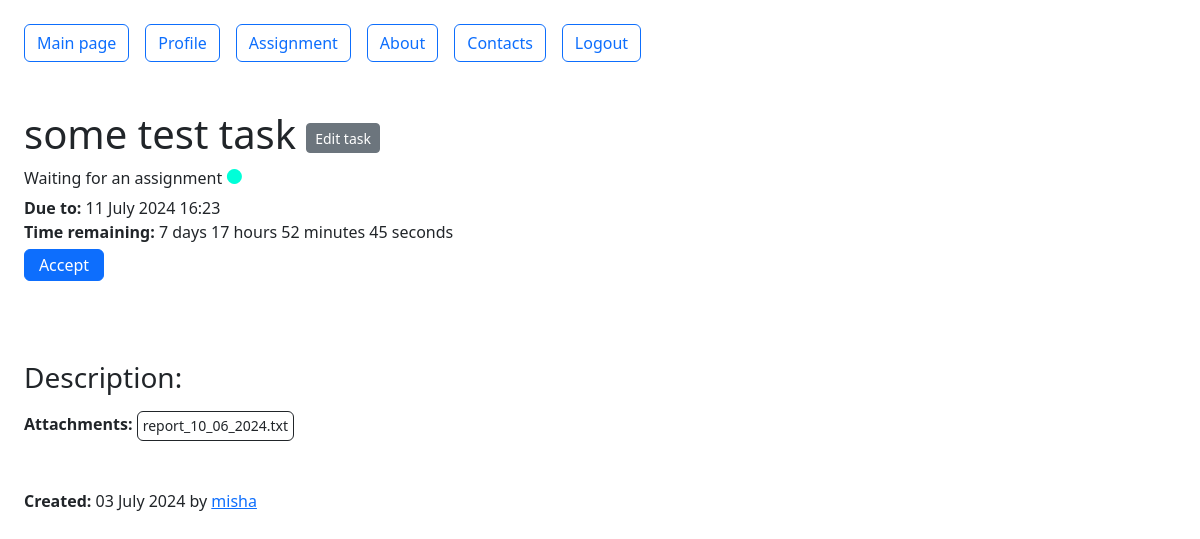
Page /assignment/8260a340-c10f-40d8-81fd-02a741f29e20 (signed in) on the committed database.
### src/models/task.py (models this page shows, shortened)
class Task(db.Model):
    __tablename__ = 'tasks'
    id = db.Column(db.Integer, primary_key=True)
    subject = db.Column(db.String(50), nullable=False)
    description = db.Column(db.Text)
    created = db.Column(db.DateTime)
    deadline = db.Column(db.DateTime)
    created_by = db.Column(db.String(20))
    label = db.Column(db.String(30), default='Waiting for an assignment')
    uid = db.Column(db.String(36), unique=True)
    user_limit = db.Column(db.Integer, default=5)
    current_user_number = db.Column(db.Integer, default=0)
    users = db.relationship('User', secondary=user_task, backref='tasks')
    files = db.relationship('File', backref='task')
    comments = db.relationship('Comment', backref='tasks')
    @staticmethod
    def get_task(uid):
        return db.session.query(Task).filter_by(uid=uid).first()

### src/models/file.py (models this page shows, shortened)
class File(db.Model):
    __tablename__ = 'files'
    id = db.Column(db.Integer, primary_key=True)
    filename = db.Column(db.String(50))
    data = db.Column(db.LargeBinary)
    uid = db.Column(db.String(36), unique=True)
    task_id = db.Column(db.Integer, db.ForeignKey('tasks.id'))

### src/resourses/task.py (the view)
class TaskDescription(BaseResource):
    @login_required
    def get(self, task_uid):
        task = Task.get_task(task_uid)
        color_label = {'Waiting for an assignment': '#00FFD8',
                       'In progress': '#FFD900',
                       'Done': '#32FF00',
                       'Missed the deadline': '#FF0000'}
        return make_response(self.render_template('task.html', color=color_label, task=task))

### src/auth.py (called while the page is built)
@login_manager.user_loader
def load_user(username):
    return User.get_user(username)

### src/models/user.py (called while the page is built)
    @staticmethod
    def get_user(username):
        return db.session.query(User).filter_by(username=username).first()

### src/resourses/base.py (called while the page is built)
    @staticmethod
    def get_menu():
        if getattr(current_user, 'is_authenticated', False):
            return ['Main page', 'Profile', 'Assignment', 'About', 'Contacts', 'Logout']
        else:
            return ['Main page', 'Register', 'Login', 'About', 'Contacts']

    @classmethod
    def render_template(cls, template, **context):
        context['menu'] = cls.get_menu()
        context['title'] = cls.title
        return render_template(template, **context)

### templates/task.html (shortened to what this page needs)
{% extends 'base.html' %}
{% block content %}
<div class="p-4">
    <div class="d-flex">
        <h1>{{ task.subject }}</h1>
        <button type="button" class="btn btn-secondary btn-sm align-self-center" style="height: 30px; margin: 0px 0px 0px 10px" id="edit-task">Edit task</button>
    </div>
    <div class="position-relative top-0 end-0 d-flex">
        <div class="position-relative" style="">{{ task.label }}</div>
        <span class="fs-5 position-relative" style="color: {{ color[task.label] }}; top: -4px; left: 3px"> ● </span>
    </div>
    <div class="position-relative" style="bottom: 0px">
    <span class="fw-bold">Due to:</span> {{ task.deadline.strftime('%d %B %Y %H:%M') }}
    <br>
    <span class="fw-bold">Time remaining:</span> <span class="time-left" data-deadline="{{ task.deadline.strftime('%Y-%m-%dT%H:%M:%S') }}"></span>
    </div>
    <div class="d-inline-flex" id="accept-reject-button" url="{{ url_for('acceptreject', task_uid=task.uid) }}" cur_user="{{ current_user.username }}" task_uid="{{ task.uid }}">
        {% if current_user.username in [task.users] %}
            <button type="button" class="btn btn-primary visually-hidden" id="accept-task" style="margin-top: 5px; padding-top: 3px; padding-bottom: 3px; width: 80px; text-align: center">Accept</button>
            <button type="button" class="btn btn-danger" id="reject-task" style="margin-top: 5px; padding-top: 3px; padding-bottom: 3px; width: 80px; text-align: center">Reject</button>
        {% else %}
            <button type="button" class="btn btn-primary" id="accept-task" style="margin-top: 5px; padding-top: 3px; padding-bottom: 3px; width: 80px; text-align: center">Accept</button>
        {% endif %}
    </div>
    <div class="text-break w-50" style="margin: 80px 0px 0px 0px">
        <h3>Description:</h3>
    </div>
    <div class="mt-3"><span class="fw-bold">Attachments:</span>
        {% for file in task.files %}
            <a href="{{ url_for('downloadfile', file_uid=file.uid) }}" class="btn btn-outline-dark d-flex d-inline-flex" style="height: 30px; max-width: 500px; font-size: 14px; padding: 2px 5px; align-items: center">{{ file.filename }}</a>
        {% endfor %}
    </div>
    <p class="mt-5"><span class="fw-bold">Created:</span> {{ task.created.strftime('%d %B %Y') }} by <a href="">{{ task.created_by }}</a></p>
</div>
{% endblock %}

### templates/base.html (shortened to what this page needs)
<!DOCTYPE html>
<html lang="en">
<head>
    <link href="https://cdn.jsdelivr.net/npm/bootstrap@5.3.3/dist/css/bootstrap.min.css" rel="stylesheet"
>
</head>
<body>
    {% block mainmenu %}
    <div class="d-inline-flex flex-wrap justify-content-between p-3">
        {% for m in menu %}
        {% if m in ['Profile'] %}
            {% if current_user.is_authenticated %}
                <a class="btn btn-outline-primary m-2" href="{{ url_for('profile', username=current_user.username) }}" role="button">{{ m }}</a>
            {% else %}
                <a class="btn btn-outline-primary m-2" href="{{ url_for('profile', username=username) }}" role="button">{{ m }}</a>
            {% endif %}
        {% else %}
            <a class="btn btn-outline-primary m-2" href="{{ url_for(''.join(m.split()).lower()) }}" role="button">{{ m }}</a>
        {% endif %}
        {% endfor %}
    </div>
    {% endblock mainmenu %}
{% block content %} {% endblock %}
</body>
</html>

### rows in the picture
Task: subject "some test task", label "Waiting for an assignment", deadline "11 July 2024 16:23", created "03 July 2024", created_by "misha"
File: filename "report_10_06_2024.txt"

### other values in the picture
{{ m }} "Main page" "Assignment" "About" "Contacts" "Logout"
{{ m }} "Profile"
